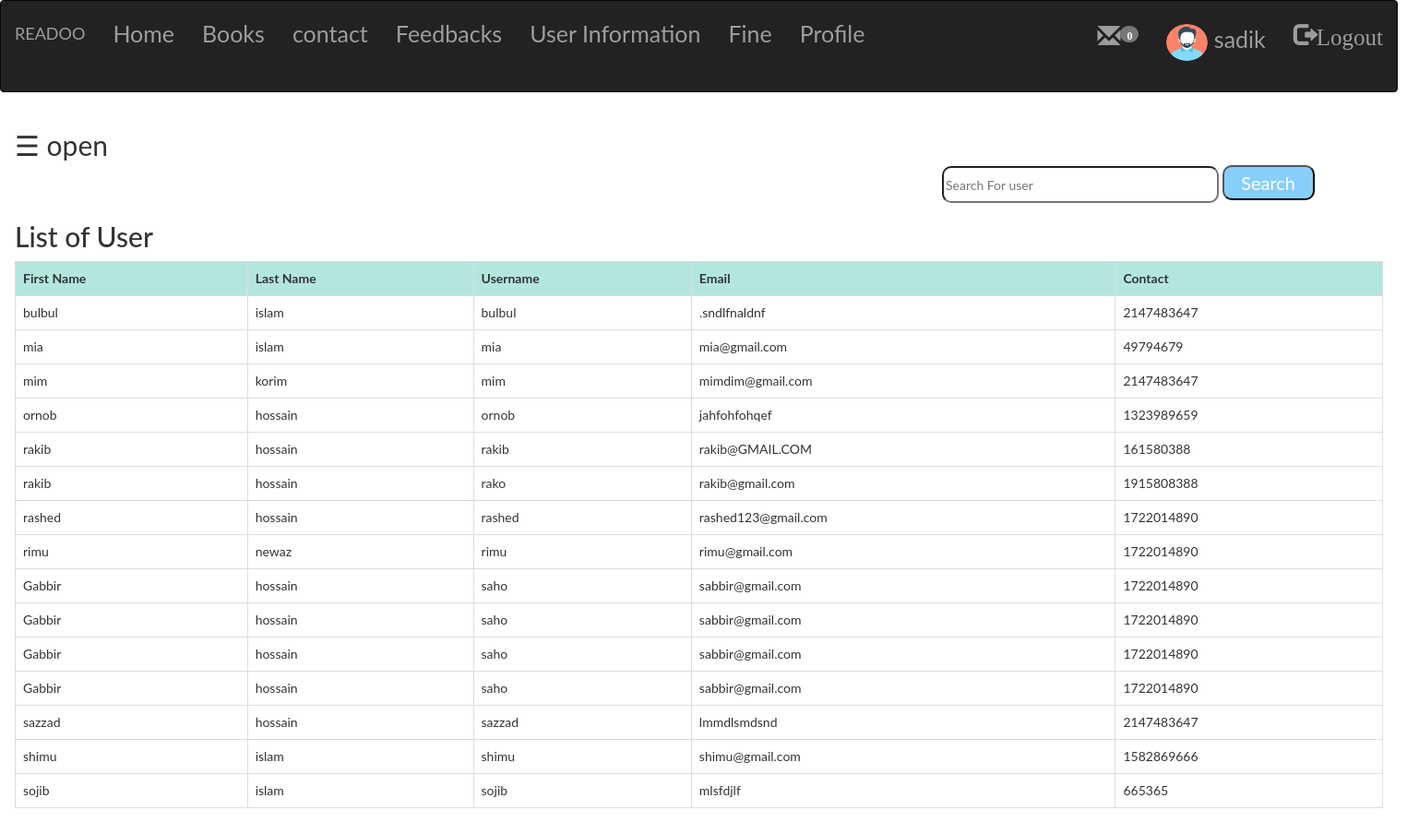
The page /Admin/userinfo.php (signed in) on the database its author committed.
### tables this page shows
CREATE TABLE `user` (
  `first` varchar(100) NOT NULL,
  `last` varchar(100) NOT NULL,
  `username` varchar(20) NOT NULL,
  `password` int(8) NOT NULL,
  `email` varchar(100) NOT NULL,
  `contact` int(15) NOT NULL,
  `Picture` varchar(100) NOT NULL
);

### Admin/userinfo.php (the view, shortened to what this page needs)
<?php
    include"connection.php";
    include "navbar.php";
?>
  <!DOCTYPE html>
   <html>
    <head>
  <link rel="stylesheet" type="text/css" href="style.css">
    <link rel="stylesheet" href="https://maxcdn.bootstrapcdn.com/bootstrap/3.3.7/css/bootstrap.min.css">
</head>
<body class="parallax6">
    <div id="main">
        <span style="font-size:30px;cursor:pointer" onclick="openNav()">&#9776; open</span>
   <div class="srch" >
       <form name="submit" method="post">
       <div>
            <input name="search" class="searchbar" type="text"   placeholder="Search For user" required="">
            <button name="submit" class="search-btn">Search</button>
       </div>
    </form>
   </div>
    <div><h2>List of User</h2></div>
       <?php
    if(isset($_POST['submit']))
    {
     $q=mysqli_query($db," SELECT * FROM `user` WHERE Name like '%$_POST[search]%' ");
        if(mysqli_num_rows($q)==0)
        {
          echo "Sorry!! No Book found";
        }
        else
        {
            echo "<table class='table table-bordered table-hover'>";
            echo"<tr style='background-color:#b3e7de;'>";
                    echo "<th>"; echo"First Name"; echo"</th>";
                    echo "<th>"; echo"Last Name"; echo"</th>";
                    echo "<th>"; echo"Username"; echo"</th>";
                    echo "<th>"; echo"Email"; echo"</th>";
                    echo "<th>"; echo"Contact"; echo"</th>";
            echo"</tr>";
        while($row=mysqli_fetch_assoc($q))
      {
             echo"<tr>";
                  echo"<td>";echo $row['first'];echo"</td>";
                  echo"<td>";echo $row['last'];echo"</td>";
                  echo"<td>";echo $row['username'];echo"</td>";
                  echo"<td>" ;echo $row['email'];echo"</td>";
                  echo"<td>";echo $row['contact'];echo"</td>";
               echo"</tr>";
    }
echo"</table>";
        }
    }
    else
    {
    $res=mysqli_query($db,"SELECT * FROM `user` ORDER BY `user`.`username` ASC ;");
    echo "<table class='table table-bordered table-hover'>";
    echo"<tr style='background-color:#b3e7de;'>";
                     echo "<th>"; echo"First Name"; echo"</th>";
                    echo "<th>"; echo"Last Name"; echo"</th>";
                    echo "<th>"; echo"Username"; echo"</th>";
                    echo "<th>"; echo"Email"; echo"</th>";
                    echo "<th>"; echo"Contact"; echo"</th>";
    echo"</tr>";
    while($row=mysqli_fetch_assoc($res))
    {
     echo "<tr>";
				 echo"<td>";echo $row['first'];echo"</td>";
                  echo"<td>";echo $row['last'];echo"</td>";
                  echo"<td>";echo $row['username'];echo"</td>";
                  echo"<td>" ;echo $row['email'];echo"</td>";
                  echo"<td>";echo $row['contact'];echo"</td>";
    echo "</tr>";
    }
echo"</table>";
    }
    ?>
</div>
    </body>
</html>

### Admin/style.css (style rules this page uses)
.parallax6 { height:800px; width: 1515px; background-image: url("img/bachgrd.jpg"); min-height: 400px; background-attachment: fixed; background-position: center; background-repeat: no-repeat; background-size: cover; }
.search-btn { height:38px; width:100px; font-size: 20px; border-radius: 10px; color: white; background-color:lightskyblue; }

### Admin/userinfo.php (style rules this page uses)
.searchbar { margin-left:5px; height:40px; width:300px; border-radius: 10px; }
.srch { padding-left:1000px; }
body { font-family: "Lato", sans-serif; transition: background-color .5s; }
#main { transition: margin-left .5s; padding: 16px; }

### rows shown on the page
user: first "bulbul", last "islam", username "bulbul", email ".sndlfnaldnf", contact "2147483647"
user: first "mia", last "islam", username "mia", email "mia@gmail.com", contact "49794679"
user: first "mim", last "korim", username "mim", email "mimdim@gmail.com", contact "2147483647"
user: first "ornob", last "hossain", username "ornob", email "jahfohfohqef", contact "1323989659"
user: first "rakib", last "hossain", username "rakib", email "rakib@GMAIL.COM", contact "161580388"
user: first "rakib", last "hossain", username "rako", email "rakib@gmail.com", contact "1915808388"
user: first "rashed", last "hossain", username "rashed", email "rashed123@gmail.com", contact "1722014890"
user: first "rimu", last "newaz", username "rimu", email "rimu@gmail.com", contact "1722014890"
user: first "Gabbir", last "hossain", username "saho", email "sabbir@gmail.com", contact "1722014890"
user: first "Gabbir", last "hossain", username "saho", email "sabbir@gmail.com", contact "1722014890"
user: first "Gabbir", last "hossain", username "saho", email "sabbir@gmail.com", contact "1722014890"
user: first "Gabbir", last "hossain", username "saho", email "sabbir@gmail.com", contact "1722014890"
user: first "sazzad", last "hossain", username "sazzad", email "lmmdlsmdsnd", contact "2147483647"
user: first "shimu", last "islam", username "shimu", email "shimu@gmail.com", contact "1582869666"
user: first "sojib", last "islam", username "sojib", email "mlsfdjlf", contact "665365"

### other values the page prints
$count['Total'] "0"
$_SESSION['login_user'] "sadik"
